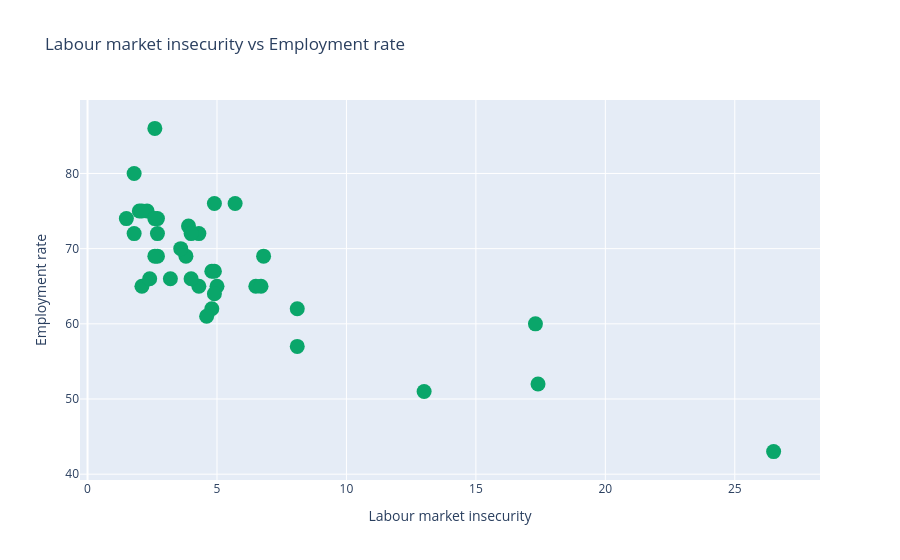

The cell this chart's notebook holds for it:
### Code cell
trace0 = go.Scatter(x=df['Labour market insecurity as pct'],
                   y=df['Employment rate as pct'],
                   mode='markers',
                   marker=dict(
                           size=15,
                           color='rgb(10, 166, 106)'),
                  text=df['Country'])
data = [trace0]
layout = go.Layout(title='Labour market insecurity vs Employment rate',
                  xaxis=dict(title='Labour market insecurity'),
                  yaxis=dict(title='Employment rate'),
                  hovermode='closest')
iplot(go.Figure(data= data,layout=layout))

### Figure 1 — Plotly figure (JSON) as saved in the notebook; plotly's stock layout.template omitted (floating-point values rounded to 4 significant figures)
{"data": [{"marker": {"color": "rgb(10, 166, 106)", "size": 15}, "mode": "markers", "text": ["Australia", "Austria", "Belgium", "Canada", "Chile", "Czech Republic", "Denmark", "Estonia", "Finland", "France", "Germany", "Greece", "Hungary", "Iceland", "Ireland", "Israel", "Italy", "Japan", "South Korea", "Latvia", "Luxembourg", "Mexico", "Netherlands", "New Zealand", "Norway", "Poland", "Portugal", "Slovak Republic", "Slovenia", "Spain", "Sweden", "Switzerland", "Turkey", "United Kingdom", "USA", "OECD - Total", "Brazil", "Russia", "South Africa"], "type": "scatter", "x": [4.3, 2.7, 4.8, 3.9, 8.1, 1.8, 2.3, 4, 2.7, 5, 2, 17.4, 4.8, 2.6, 2.1, 2.6, 8.1, 1.5, 2.4, 6.8, 3.2, 4.6, 2.1, 4.9, 2.7, 4.3, 6.5, 6.7, 4, 17.3, 5.7, 1.8, 13, 2.6, 3.8, 4.9, 4.9, 3.6, 26.5], "y": [72, 72, 62, 73, 62, 72, 75, 72, 69, 65, 75, 52, 67, 86, 65, 69, 57, 74, 66, 69, 66, 61, 75, 76, 74, 65, 65, 65, 66, 60, 76, 80, 51, 74, 69, 67, 64, 70, 43]}], "layout": {"hovermode": "closest", "title": {"text": "Labour market insecurity vs Employment rate"}, "xaxis": {"title": {"text": "Labour market insecurity"}}, "yaxis": {"title": {"text": "Employment rate"}}}}
